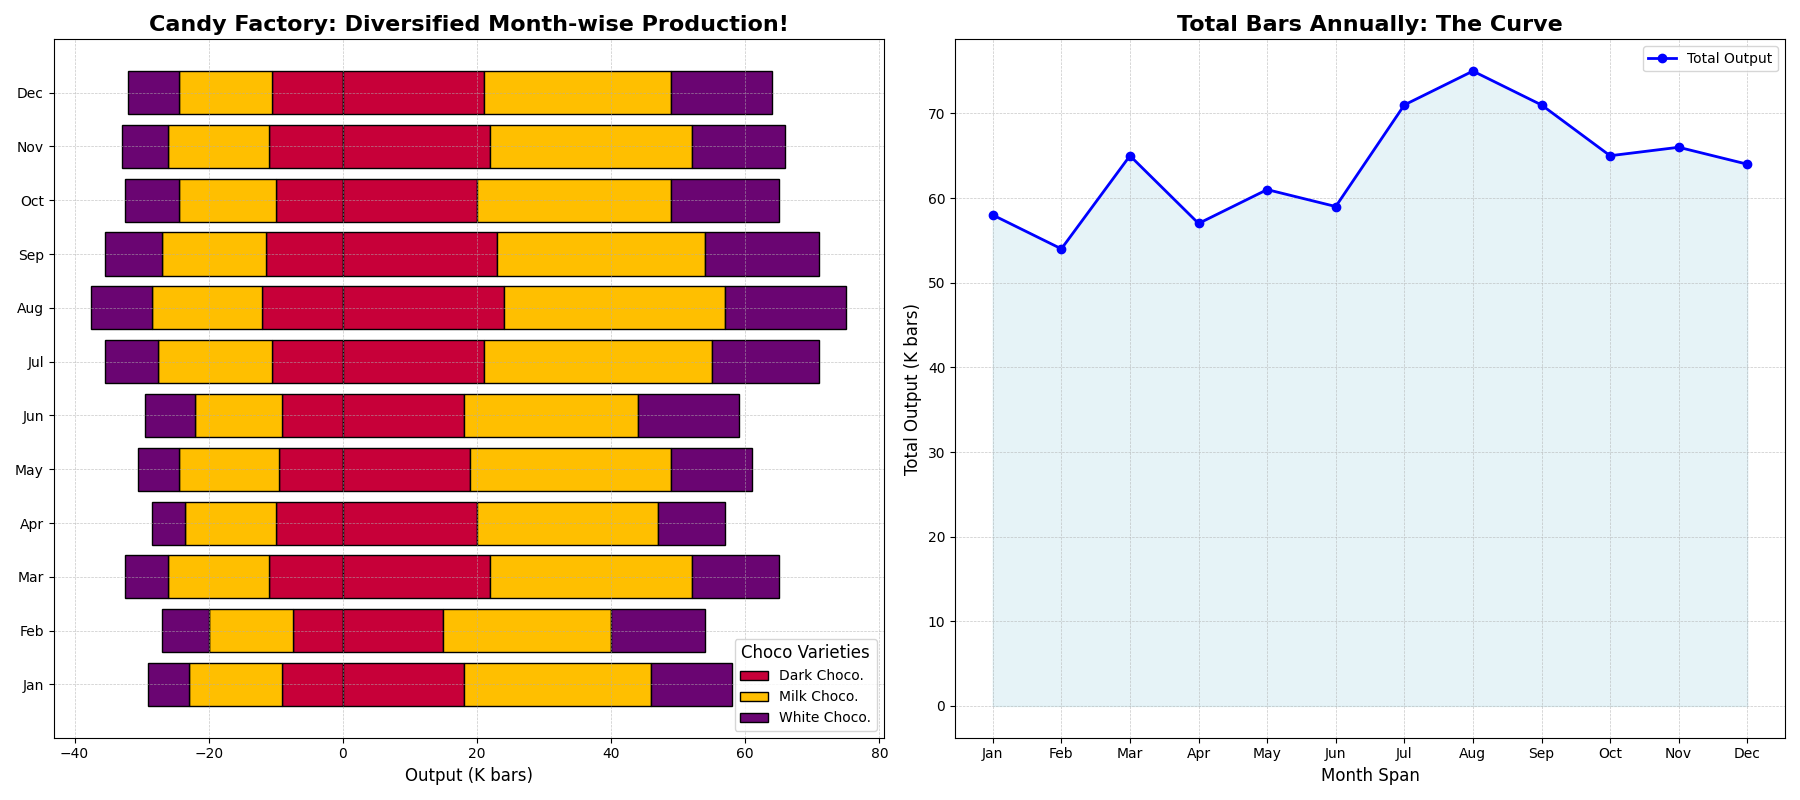

The script that drew this image:
import matplotlib.pyplot as plt
import numpy as np

months = ['Jan', 'Feb', 'Mar', 'Apr', 'May', 'Jun', 'Jul', 'Aug', 'Sep', 'Oct', 'Nov', 'Dec']
chocolate_types = ['Dark Chocolate', 'Milk Chocolate', 'White Chocolate']

dark_chocolate = [18, 15, 22, 20, 19, 18, 21, 24, 23, 20, 22, 21]
milk_chocolate = [28, 25, 30, 27, 30, 26, 34, 33, 31, 29, 30, 28]
white_chocolate = [12, 14, 13, 10, 12, 15, 16, 18, 17, 16, 14, 15]

colors = ['#C70039', '#FFBF00', '#6A0572']
x = np.arange(len(months))

# Calculate the negative half of the plot for alignment around the central axis (0)
center_point = np.zeros(len(months))

# Calculate half values for positive and negative parts
dark_negative = [-value/2 for value in dark_chocolate]
milk_negative = [-value/2 for value in milk_chocolate]
white_negative = [-value/2 for value in white_chocolate]

fig, (ax1, ax2) = plt.subplots(1, 2, figsize=(18, 8))

ax1.barh(x, dark_negative, color=colors[0], edgecolor='black', label='Dark Choco.')
ax1.barh(x, milk_negative, left=dark_negative, color=colors[1], edgecolor='black', label='Milk Choco.')
ax1.barh(x, white_negative, left=[sum(values) for values in zip(dark_negative, milk_negative)], color=colors[2], edgecolor='black', label='White Choco.')

ax1.barh(x, dark_chocolate, color=colors[0], edgecolor='black')
ax1.barh(x, milk_chocolate, left=dark_chocolate, color=colors[1], edgecolor='black')
ax1.barh(x, white_chocolate, left=[sum(values) for values in zip(dark_chocolate, milk_chocolate)], color=colors[2], edgecolor='black')

ax1.set_yticks(x)
ax1.set_yticklabels(months)
ax1.set_xlabel('Output (K bars)', fontsize=12)
ax1.set_title('Candy Factory: Diversified Month-wise Production!', fontsize=16, fontweight='bold')
ax1.legend(title='Choco Varieties', fontsize=10, title_fontsize=12)
ax1.grid(True, which='both', linestyle='--', linewidth=0.5, alpha=0.7)

# Keeping the second subplot as is (line chart doesn't change to a diverging chart)
total_production = np.array(dark_chocolate) + np.array(milk_chocolate) + np.array(white_chocolate)
ax2.plot(months, total_production, marker='o', linestyle='-', color='blue', linewidth=2, markersize=6, label='Total Output')
ax2.fill_between(months, total_production, color='lightblue', alpha=0.3)

ax2.set_xlabel('Month Span', fontsize=12)
ax2.set_ylabel('Total Output (K bars)', fontsize=12)
ax2.set_title('Total Bars Annually: The Curve', fontsize=16, fontweight='bold')
ax2.legend(fontsize=10)
ax2.grid(True, which='both', linestyle='--', linewidth=0.5, alpha=0.7)

plt.tight_layout()
plt.show()
